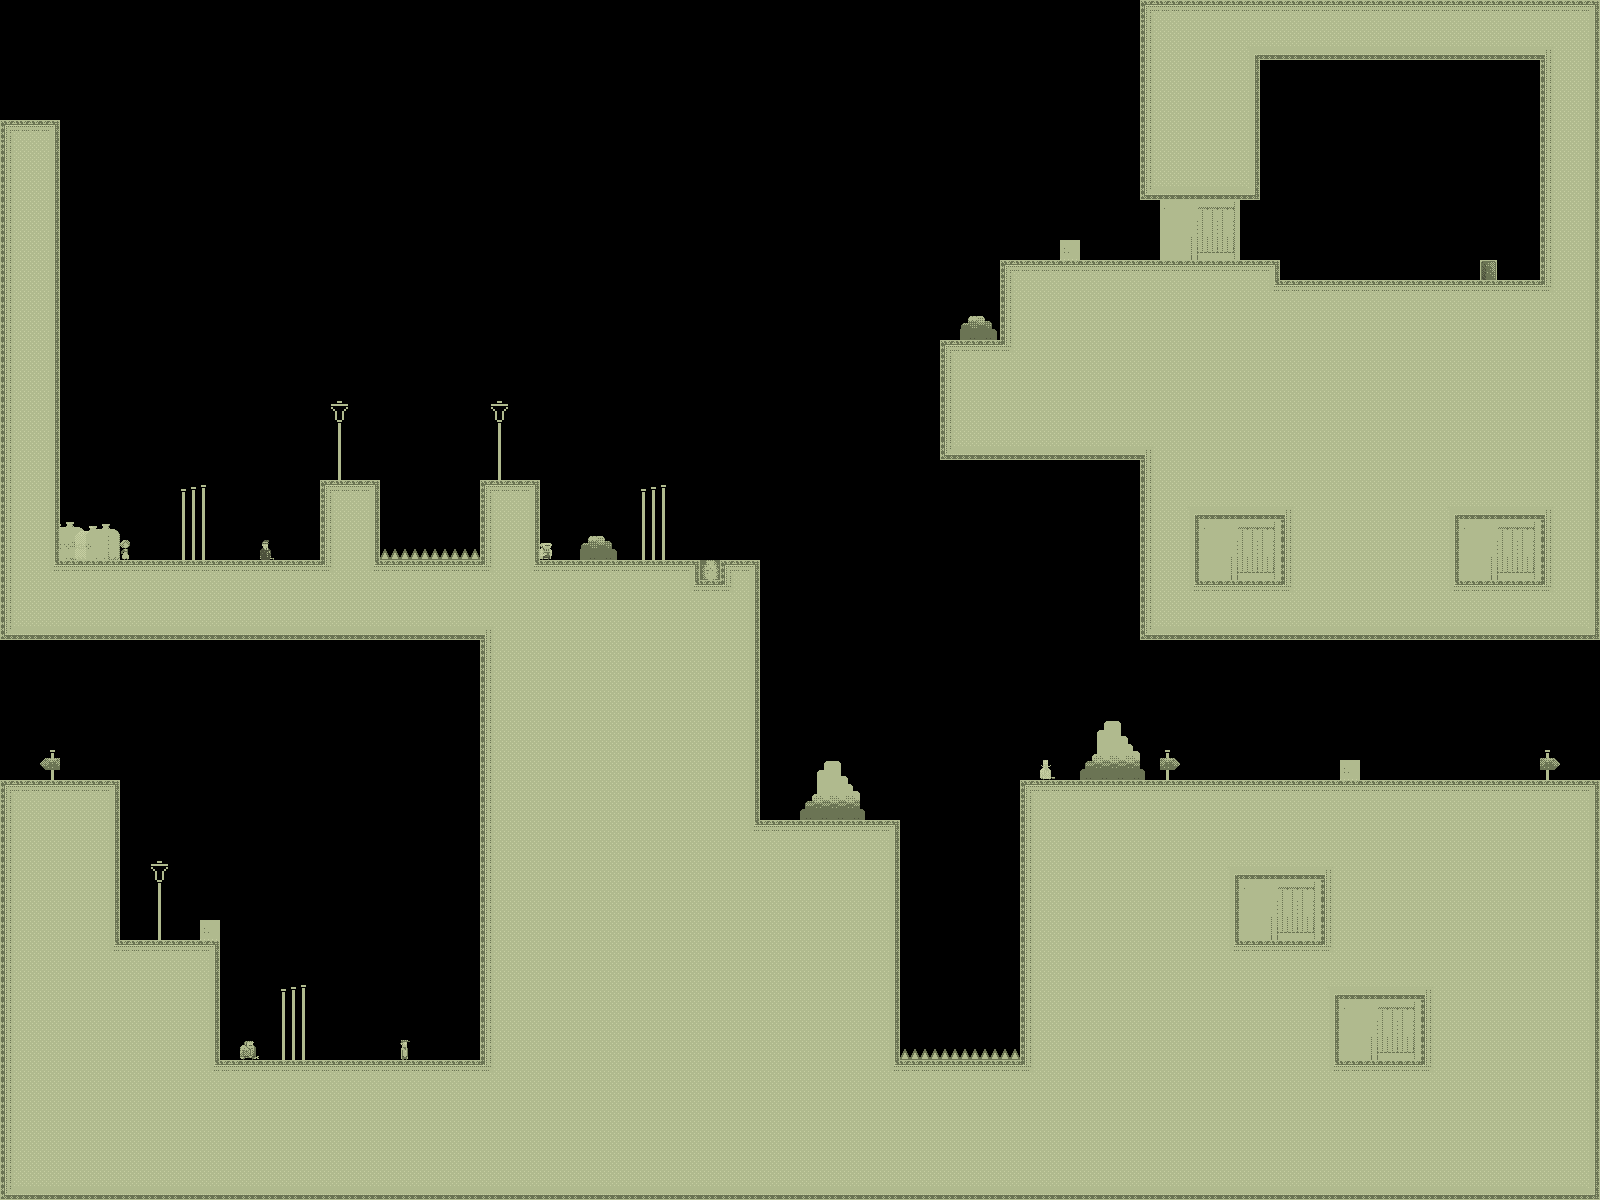

A 2D game scene composited from a Tiled map and its tileset images. What follows is a short description and the map's XML, with each tile layer's data collapsed to a summary:
An orthogonal 80x60 tile map with 20x20 px tiles, 1 tile layer (bg) and 3 objects.

<map version="1.0" orientation="orthogonal" width="80" height="60" tilewidth="20" tileheight="20">
 <tileset firstgid="1" name="tiles_sydney" tilewidth="20" tileheight="20">
  <image source="../../../../../SuperLemonadeFactory1989Content/Lemonade/tiles_sydney.png" width="400" height="400" />
  <terraintypes>
   <terrain name="regularBlocks" tile="-1" />
  </terraintypes>
  <tile id="8" terrain=",,,0" />
  <tile id="9" terrain=",,0,0" />
  <tile id="10" terrain=",,0,0" />
  <tile id="11" terrain=",,0,0" />
  <tile id="12" terrain=",,0,0" />
  <tile id="13" terrain=",,0,0" />
  <tile id="14" terrain=",,0," />
  <tile id="15" terrain="0,0,0," />
  <tile id="16" terrain="0,0,,0" />
  <tile id="28" terrain=",0,,0" />
  <tile id="34" terrain="0,,0," />
  <tile id="35" terrain="0,,0,0" />
  <tile id="36" terrain=",0,0,0" />
  <tile id="48" terrain=",0,,0" />
  <tile id="54" terrain="0,,0," />
  <tile id="68" terrain=",0,,0" />
  <tile id="74" terrain="0,,0," />
  <tile id="88" terrain=",0,,0" />
  <tile id="94" terrain="0,,0," />
  <tile id="108" terrain=",0,,0" />
  <tile id="114" terrain="0,,0," />
  <tile id="128" terrain=",0,," />
  <tile id="129" terrain="0,0,," />
  <tile id="130" terrain="0,0,," />
  <tile id="131" terrain="0,0,," />
  <tile id="132" terrain="0,0,," />
  <tile id="133" terrain="0,0,," />
  <tile id="134" terrain="0,,," />
  <tile id="194" terrain="0,0,0,0" />
  <tile id="356">
   <properties>
    <property name="LargeCrate" value="" />
   </properties>
  </tile>
  <tile id="380">
   <properties>
    <property name="Andre" value="" />
   </properties>
  </tile>
  <tile id="381">
   <properties>
    <property name="Liselot" value="" />
   </properties>
  </tile>
  <tile id="382">
   <properties>
    <property name="Amsterdaam" value="" />
   </properties>
  </tile>
  <tile id="383">
   <properties>
    <property name="Worker" value="" />
   </properties>
  </tile>
  <tile id="384">
   <properties>
    <property name="Inspector" value="" />
   </properties>
  </tile>
  <tile id="385">
   <properties>
    <property name="Chef" value="" />
   </properties>
  </tile>
  <tile id="386">
   <properties>
    <property name="Exit" value="" />
   </properties>
  </tile>
  <tile id="387">
   <properties>
    <property name="Trampoline" value="" />
   </properties>
  </tile>
  <tile id="388">
   <properties>
    <property name="SmallCrate" value="" />
   </properties>
  </tile>
  <tile id="389">
   <properties>
    <property name="SugarBag" value="" />
   </properties>
  </tile>
 </tileset>
 <layer name="bg" width="80" height="60">
  <data>[4800 cells, 2488 non-empty, 99 distinct tile ids]</data>
 </layer>
 <objectgroup name="boxes" width="80" height="60">
  <object x="140" y="780">
   <polyline points="0,0 0,80" />
  </object>
  <object x="840" y="700">
   <polyline points="0,0 240,0" />
  </object>
  <object x="840" y="420">
   <polyline points="0,0 0,220" />
  </object>
 </objectgroup>
</map>
